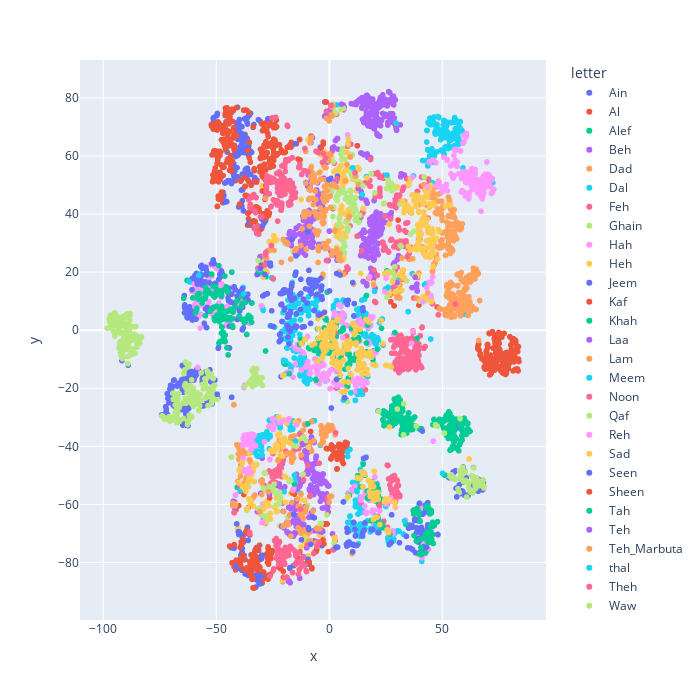

Write notebook code for a chart like this one.
### Code cell
import plotly.express as px

fig = px.scatter(
    df,
    x="x",
    y="y",
    color="letter",
    height=700,
    width=700
)

fig.update_traces(marker=dict(size=6))  # entspricht s=12 in seaborn (ungefähr)
fig.update_layout(
    legend=dict(
        x=1.05,
        y=0.5
    )
)

fig.show()

### Figure 1 — Plotly figure (JSON) as saved in the notebook; plotly's stock layout.template omitted (floating-point values rounded to 4 significant figures; data arrays with more than 128 entries replaced by an {"elided": "..."} marker saying what was removed)
{"data": [{"hovertemplate": "letter=Ain<br>x=%{x}<br>y=%{y}<extra></extra>", "legendgroup": "Ain", "marker": {"color": "#636efa", "size": 6, "symbol": "circle"}, "mode": "markers", "name": "Ain", "showlegend": true, "type": "scattergl", "x": {"elided": "209 float values"}, "xaxis": "x", "y": {"elided": "209 float values"}, "yaxis": "y"}, {"hovertemplate": "letter=Al<br>x=%{x}<br>y=%{y}<extra></extra>", "legendgroup": "Al", "marker": {"color": "#EF553B", "size": 6, "symbol": "circle"}, "mode": "markers", "name": "Al", "showlegend": true, "type": "scattergl", "x": {"elided": "269 float values"}, "xaxis": "x", "y": {"elided": "269 float values"}, "yaxis": "y"}, {"hovertemplate": "letter=Alef<br>x=%{x}<br>y=%{y}<extra></extra>", "legendgroup": "Alef", "marker": {"color": "#00cc96", "size": 6, "symbol": "circle"}, "mode": "markers", "name": "Alef", "showlegend": true, "type": "scattergl", "x": {"elided": "258 float values"}, "xaxis": "x", "y": {"elided": "258 float values"}, "yaxis": "y"}, {"hovertemplate": "letter=Beh<br>x=%{x}<br>y=%{y}<extra></extra>", "legendgroup": "Beh", "marker": {"color": "#ab63fa", "size": 6, "symbol": "circle"}, "mode": "markers", "name": "Beh", "showlegend": true, "type": "scattergl", "x": {"elided": "274 float values"}, "xaxis": "x", "y": {"elided": "274 float values"}, "yaxis": "y"}, {"hovertemplate": "letter=Dad<br>x=%{x}<br>y=%{y}<extra></extra>", "legendgroup": "Dad", "marker": {"color": "#FFA15A", "size": 6, "symbol": "circle"}, "mode": "markers", "name": "Dad", "showlegend": true, "type": "scattergl", "x": {"elided": "256 float values"}, "xaxis": "x", "y": {"elided": "256 float values"}, "yaxis": "y"}, {"hovertemplate": "letter=Dal<br>x=%{x}<br>y=%{y}<extra></extra>", "legendgroup": "Dal", "marker": {"color": "#19d3f3", "size": 6, "symbol": "circle"}, "mode": "markers", "name": "Dal", "showlegend": true, "type": "scattergl", "x": {"elided": "219 float values"}, "xaxis": "x", "y": {"elided": "219 float values"}, "yaxis": "y"}, {"hovertemplate": "letter=Feh<br>x=%{x}<br>y=%{y}<extra></extra>", "legendgroup": "Feh", "marker": {"color": "#FF6692", "size": 6, "symbol": "circle"}, "mode": "markers", "name": "Feh", "showlegend": true, "type": "scattergl", "x": {"elided": "236 float values"}, "xaxis": "x", "y": {"elided": "236 float values"}, "yaxis": "y"}, {"hovertemplate": "letter=Ghain<br>x=%{x}<br>y=%{y}<extra></extra>", "legendgroup": "Ghain", "marker": {"color": "#B6E880", "size": 6, "symbol": "circle"}, "mode": "markers", "name": "Ghain", "showlegend": true, "type": "scattergl", "x": {"elided": "216 float values"}, "xaxis": "x", "y": {"elided": "216 float values"}, "yaxis": "y"}, {"hovertemplate": "letter=Hah<br>x=%{x}<br>y=%{y}<extra></extra>", "legendgroup": "Hah", "marker": {"color": "#FF97FF", "size": 6, "symbol": "circle"}, "mode": "markers", "name": "Hah", "showlegend": true, "type": "scattergl", "x": {"elided": "188 float values"}, "xaxis": "x", "y": {"elided": "188 float values"}, "yaxis": "y"}, {"hovertemplate": "letter=Heh<br>x=%{x}<br>y=%{y}<extra></extra>", "legendgroup": "Heh", "marker": {"color": "#FECB52", "size": 6, "symbol": "circle"}, "mode": "markers", "name": "Heh", "showlegend": true, "type": "scattergl", "x": {"elided": "203 float values"}, "xaxis": "x", "y": {"elided": "203 float values"}, "yaxis": "y"}, {"hovertemplate": "letter=Jeem<br>x=%{x}<br>y=%{y}<extra></extra>", "legendgroup": "Jeem", "marker": {"color": "#636efa", "size": 6, "symbol": "circle"}, "mode": "markers", "name": "Jeem", "showlegend": true, "type": "scattergl", "x": {"elided": "192 float values"}, "xaxis": "x", "y": {"elided": "192 float values"}, "yaxis": "y"}, {"hovertemplate": "letter=Kaf<br>x=%{x}<br>y=%{y}<extra></extra>", "legendgroup": "Kaf", "marker": {"color": "#EF553B", "size": 6, "symbol": "circle"}, "mode": "markers", "name": "Kaf", "showlegend": true, "type": "scattergl", "x": {"elided": "252 float values"}, "xaxis": "x", "y": {"elided": "252 float values"}, "yaxis": "y"}, {"hovertemplate": "letter=Khah<br>x=%{x}<br>y=%{y}<extra></extra>", "legendgroup": "Khah", "marker": {"color": "#00cc96", "size": 6, "symbol": "circle"}, "mode": "markers", "name": "Khah", "showlegend": true, "type": "scattergl", "x": {"elided": "196 float values"}, "xaxis": "x", "y": {"elided": "196 float values"}, "yaxis": "y"}, {"hovertemplate": "letter=Laa<br>x=%{x}<br>y=%{y}<extra></extra>", "legendgroup": "Laa", "marker": {"color": "#ab63fa", "size": 6, "symbol": "circle"}, "mode": "markers", "name": "Laa", "showlegend": true, "type": "scattergl", "x": {"elided": "240 float values"}, "xaxis": "x", "y": {"elided": "240 float values"}, "yaxis": "y"}, {"hovertemplate": "letter=Lam<br>x=%{x}<br>y=%{y}<extra></extra>", "legendgroup": "Lam", "marker": {"color": "#FFA15A", "size": 6, "symbol": "circle"}, "mode": "markers", "name": "Lam", "showlegend": true, "type": "scattergl", "x": {"elided": "253 float values"}, "xaxis": "x", "y": {"elided": "253 float values"}, "yaxis": "y"}, {"hovertemplate": "letter=Meem<br>x=%{x}<br>y=%{y}<extra></extra>", "legendgroup": "Meem", "marker": {"color": "#19d3f3", "size": 6, "symbol": "circle"}, "mode": "markers", "name": "Meem", "showlegend": true, "type": "scattergl", "x": {"elided": "240 float values"}, "xaxis": "x", "y": {"elided": "240 float values"}, "yaxis": "y"}, {"hovertemplate": "letter=Noon<br>x=%{x}<br>y=%{y}<extra></extra>", "legendgroup": "Noon", "marker": {"color": "#FF6692", "size": 6, "symbol": "circle"}, "mode": "markers", "name": "Noon", "showlegend": true, "type": "scattergl", "x": {"elided": "214 float values"}, "xaxis": "x", "y": {"elided": "214 float values"}, "yaxis": "y"}, {"hovertemplate": "letter=Qaf<br>x=%{x}<br>y=%{y}<extra></extra>", "legendgroup": "Qaf", "marker": {"color": "#B6E880", "size": 6, "symbol": "circle"}, "mode": "markers", "name": "Qaf", "showlegend": true, "type": "scattergl", "x": {"elided": "193 float values"}, "xaxis": "x", "y": {"elided": "193 float values"}, "yaxis": "y"}, {"hovertemplate": "letter=Reh<br>x=%{x}<br>y=%{y}<extra></extra>", "legendgroup": "Reh", "marker": {"color": "#FF97FF", "size": 6, "symbol": "circle"}, "mode": "markers", "name": "Reh", "showlegend": true, "type": "scattergl", "x": {"elided": "206 float values"}, "xaxis": "x", "y": {"elided": "206 float values"}, "yaxis": "y"}, {"hovertemplate": "letter=Sad<br>x=%{x}<br>y=%{y}<extra></extra>", "legendgroup": "Sad", "marker": {"color": "#FECB52", "size": 6, "symbol": "circle"}, "mode": "markers", "name": "Sad", "showlegend": true, "type": "scattergl", "x": {"elided": "261 float values"}, "xaxis": "x", "y": {"elided": "261 float values"}, "yaxis": "y"}, {"hovertemplate": "letter=Seen<br>x=%{x}<br>y=%{y}<extra></extra>", "legendgroup": "Seen", "marker": {"color": "#636efa", "size": 6, "symbol": "circle"}, "mode": "markers", "name": "Seen", "showlegend": true, "type": "scattergl", "x": {"elided": "262 float values"}, "xaxis": "x", "y": {"elided": "262 float values"}, "yaxis": "y"}, {"hovertemplate": "letter=Sheen<br>x=%{x}<br>y=%{y}<extra></extra>", "legendgroup": "Sheen", "marker": {"color": "#EF553B", "size": 6, "symbol": "circle"}, "mode": "markers", "name": "Sheen", "showlegend": true, "type": "scattergl", "x": {"elided": "274 float values"}, "xaxis": "x", "y": {"elided": "274 float values"}, "yaxis": "y"}, {"hovertemplate": "letter=Tah<br>x=%{x}<br>y=%{y}<extra></extra>", "legendgroup": "Tah", "marker": {"color": "#00cc96", "size": 6, "symbol": "circle"}, "mode": "markers", "name": "Tah", "showlegend": true, "type": "scattergl", "x": {"elided": "196 float values"}, "xaxis": "x", "y": {"elided": "196 float values"}, "yaxis": "y"}, {"hovertemplate": "letter=Teh<br>x=%{x}<br>y=%{y}<extra></extra>", "legendgroup": "Teh", "marker": {"color": "#ab63fa", "size": 6, "symbol": "circle"}, "mode": "markers", "name": "Teh", "showlegend": true, "type": "scattergl", "x": {"elided": "278 float values"}, "xaxis": "x", "y": {"elided": "278 float values"}, "yaxis": "y"}, {"hovertemplate": "letter=Teh_Marbuta<br>x=%{x}<br>y=%{y}<extra></extra>", "legendgroup": "Teh_Marbuta", "marker": {"color": "#FFA15A", "size": 6, "symbol": "circle"}, "mode": "markers", "name": "Teh_Marbuta", "showlegend": true, "type": "scattergl", "x": {"elided": "230 float values"}, "xaxis": "x", "y": {"elided": "230 float values"}, "yaxis": "y"}, {"hovertemplate": "letter=thal<br>x=%{x}<br>y=%{y}<extra></extra>", "legendgroup": "thal", "marker": {"color": "#19d3f3", "size": 6, "symbol": "circle"}, "mode": "markers", "name": "thal", "showlegend": true, "type": "scattergl", "x": {"elided": "188 float values"}, "xaxis": "x", "y": {"elided": "188 float values"}, "yaxis": "y"}, {"hovertemplate": "letter=Theh<br>x=%{x}<br>y=%{y}<extra></extra>", "legendgroup": "Theh", "marker": {"color": "#FF6692", "size": 6, "symbol": "circle"}, "mode": "markers", "name": "Theh", "showlegend": true, "type": "scattergl", "x": {"elided": "271 float values"}, "xaxis": "x", "y": {"elided": "271 float values"}, "yaxis": "y"}, {"hovertemplate": "letter=Waw<br>x=%{x}<br>y=%{y}<extra></extra>", "legendgroup": "Waw", "marker": {"color": "#B6E880", "size": 6, "symbol": "circle"}, "mode": "markers", "name": "Waw", "showlegend": true, "type": "scattergl", "x": {"elided": "201 float values"}, "xaxis": "x", "y": {"elided": "201 float values"}, "yaxis": "y"}, {"hovertemplate": "letter=Yeh<br>x=%{x}<br>y=%{y}<extra></extra>", "legendgroup": "Yeh", "marker": {"color": "#FF97FF", "size": 6, "symbol": "circle"}, "mode": "markers", "name": "Yeh", "showlegend": true, "type": "scattergl", "x": {"elided": "261 float values"}, "xaxis": "x", "y": {"elided": "261 float values"}, "yaxis": "y"}, {"hovertemplate": "letter=Zah<br>x=%{x}<br>y=%{y}<extra></extra>", "legendgroup": "Zah", "marker": {"color": "#FECB52", "size": 6, "symbol": "circle"}, "mode": "markers", "name": "Zah", "showlegend": true, "type": "scattergl", "x": {"elided": "210 float values"}, "xaxis": "x", "y": {"elided": "210 float values"}, "yaxis": "y"}, {"hovertemplate": "letter=Zain<br>x=%{x}<br>y=%{y}<extra></extra>", "legendgroup": "Zain", "marker": {"color": "#636efa", "size": 6, "symbol": "circle"}, "mode": "markers", "name": "Zain", "showlegend": true, "type": "scattergl", "x": {"elided": "191 float values"}, "xaxis": "x", "y": {"elided": "191 float values"}, "yaxis": "y"}], "layout": {"height": 700, "legend": {"title": {"text": "letter"}, "tracegroupgap": 0, "x": 1.05, "y": 0.5}, "margin": {"t": 60}, "width": 700, "xaxis": {"anchor": "y", "domain": [0, 1], "title": {"text": "x"}}, "yaxis": {"anchor": "x", "domain": [0, 1], "title": {"text": "y"}}}}
